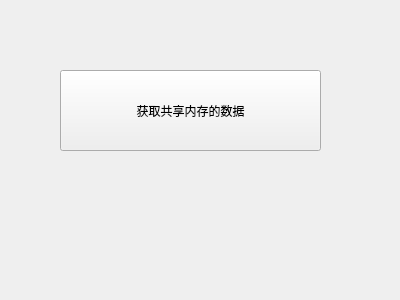
<?xml version="1.0" encoding="UTF-8"?>
<ui version="4.0">
 <class>Widget</class>
 <widget class="QWidget" name="Widget">
  <property name="geometry">
   <rect>
    <x>0</x>
    <y>0</y>
    <width>400</width>
    <height>300</height>
   </rect>
  </property>
  <property name="windowTitle">
   <string>Widget</string>
  </property>
  <widget class="QPushButton" name="pushButton">
   <property name="geometry">
    <rect>
     <x>60</x>
     <y>70</y>
     <width>261</width>
     <height>81</height>
    </rect>
   </property>
   <property name="text">
    <string>获取共享内存的数据</string>
   </property>
  </widget>
  <widget class="QLabel" name="label">
   <property name="geometry">
    <rect>
     <x>60</x>
     <y>200</y>
     <width>261</width>
     <height>41</height>
    </rect>
   </property>
   <property name="text">
    <string/>
   </property>
  </widget>
 </widget>
 <layoutdefault spacing="6" margin="11"/>
 <resources/>
 <connections/>
</ui>
